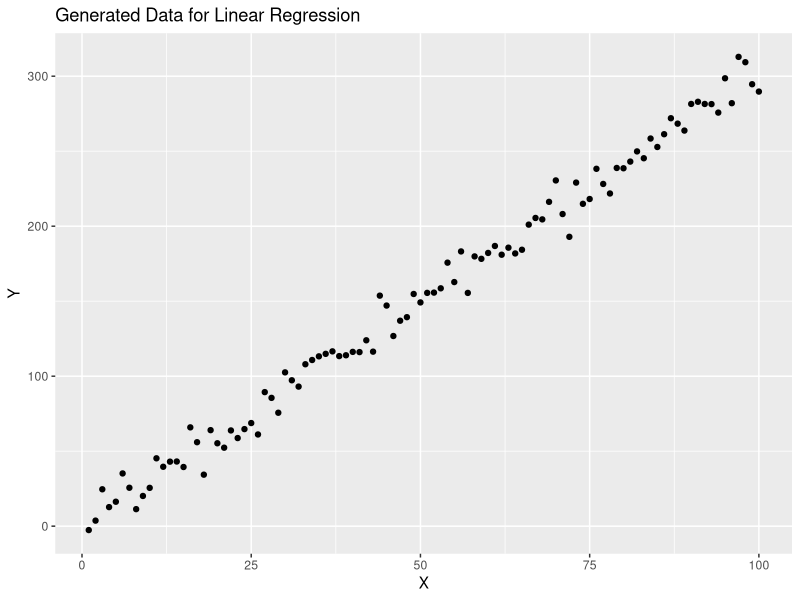
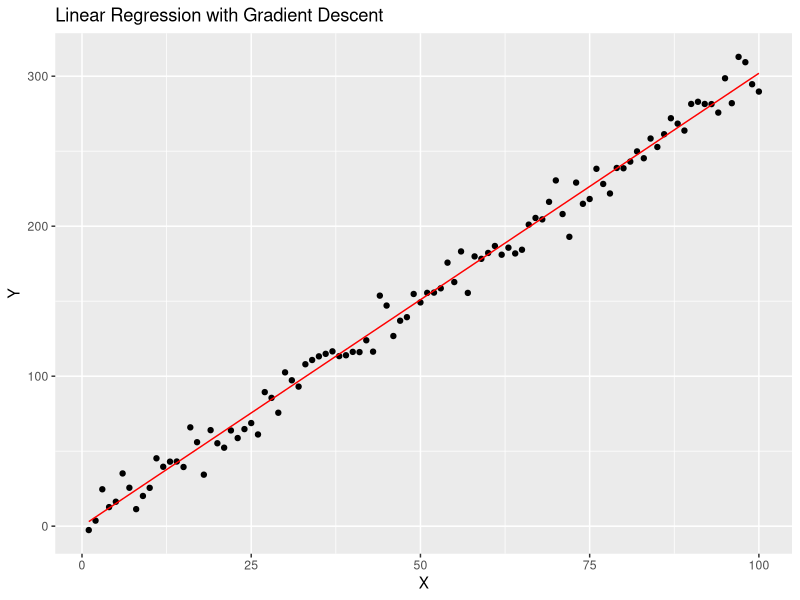
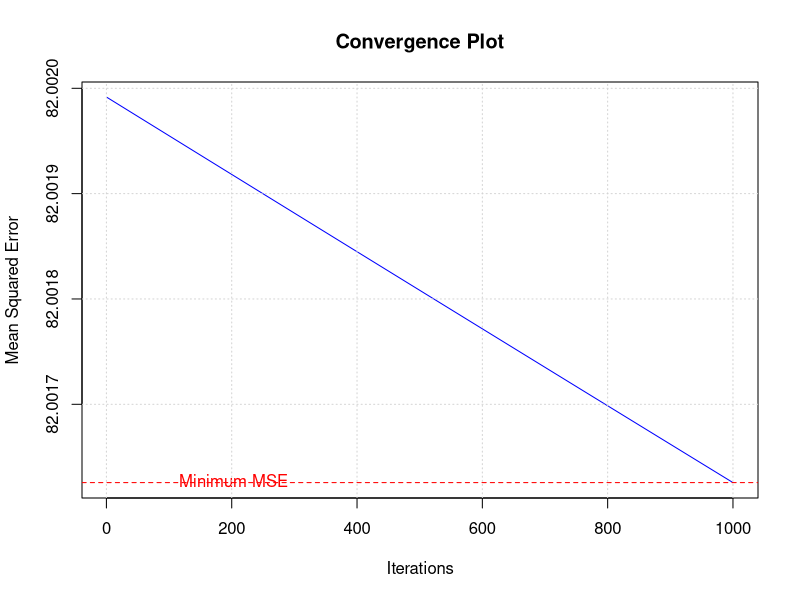

The R source for these figures, in order:
## ---- chunk 1

if (!requireNamespace("ggplot2", quietly = TRUE)) {
  install.packages("ggplot2")
}

library(ggplot2)

## ---- chunk 2

set.seed(123) # for reproducibility

# random data for a linear relationship
x <- 1:100
y <- 3 * x + rnorm(100, mean = 0, sd = 10)

ggplot(data = data.frame(x, y), aes(x = x, y = y)) +
  geom_point() +
  labs(title = "Generated Data for Linear Regression", x = "X", y = "Y")

## ---- chunk 3

# Mean squared error (MSE) func - 
compute_mse <- function(y_true, y_pred) {
  mean((y_true - y_pred)^2)
}


# Performs gradient descent for linear regression
gradient_descent <- function(x, y, learning_rate, epochs) {

  intercept <- 0
  slope <- 0
  mse_history <- numeric(epochs)
  
  for (epoch in 1:epochs) {
    y_pred <- intercept + slope * x
    
    # Compute gradients
    d_intercept <- -2 * mean(y - y_pred)
    d_slope <- -2 * mean((y - y_pred) * x)
    
    # Update parameters
    intercept <- intercept - learning_rate * d_intercept
    slope <- slope - learning_rate * d_slope
    
    # Compute MSE and store in history
    mse_history[epoch] <- compute_mse(y, y_pred)
    
    # Check for convergence
    if (epoch > 1 && abs(mse_history[epoch] - mse_history[epoch - 1]) < 1e-6) {
      break
    }
  }
  
  return(list(intercept = intercept, slope = slope, mse_history = mse_history[1:epoch]))
}


## ---- chunk 4

learning_rate <- 0.0001
epochs <- 1000

result <- gradient_descent(x, y, learning_rate, epochs)
# print(result)

## ---- chunk 5

predict_linear_regression <- function(intercept, slope, x) {
  return(intercept + slope * x)
}

intercept <- 0.02540524
slope <- 3.019298
alpha <- 0.00001
n <- length(x)

mse_history <- numeric(1000)

# Run gradient descent for more iterations
for (i in 1:1000) {

  predictions <- predict_linear_regression(intercept, slope, x)
  errors <- predictions - y
  
  # Update intercept and slope
  intercept <- intercept - alpha * (2/n) * sum(errors)
  slope <- slope - alpha * (2/n) * sum(errors * x)
  
  # Check for overflow or underflow in intercept and slope
  if (!is.finite(intercept) | !is.finite(slope)) {
    cat("Divergence occurred. Adjust learning rate or check for issues.\n")
    break
  }
  
  mse <- mean(errors^2)
  mse_history[i] <- mse
  
  # Print intermediate results
  if (i %% 100 == 0) {
    cat("Iteration:", i, "  MSE:", mse, "\n")
  }
}

# Print final results
cat("Final Intercept:", intercept, "\n")
cat("Final Slope:", slope, "\n")



## ---- chunk 6

# Regression line along with the data
ggplot(data = data.frame(x, y), aes(x = x, y = y)) +
  geom_point() +
  geom_line(aes(y = result$intercept + result$slope * x), color = "red") +
  labs(title = "Linear Regression with Gradient Descent", x = "X", y = "Y")


# For visualizing MSE over time - 
iterations <- seq(1, length(mse_history))
plot(iterations, mse_history, type = "l", col = "blue", xlab = "Iterations", ylab = "Mean Squared Error", main = "Convergence Plot")
abline(h = min(mse_history), col = "red", lty = 2)  # Highlight the minimum MSE point
text(100, min(mse_history), "Minimum MSE", pos = 4, col = "red")
grid()

